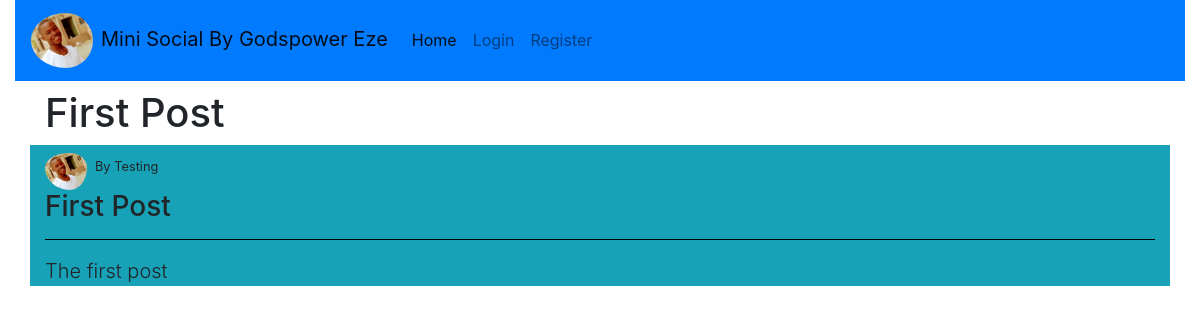
/detail/3, run on the app's committed database.
### socialmedia/models.py (models this page shows, shortened)
class Post(db.Model):
    id = db.Column(db.Integer, primary_key=True)
    post_image = db.Column(db.String(20), nullable=True)
    post_title = db.Column(db.String(50), nullable=False)
    post_content = db.Column(db.Text, nullable=False)
    date_posted = db.Column(db.DateTime, nullable=False, default=datetime.utcnow)
    user_id = db.Column(db.Integer, db.ForeignKey('user.id'), nullable=False)

class User(db.Model, UserMixin):
    id = db.Column(db.Integer, primary_key=True)
    username = db.Column(db.String(20), nullable=False, unique=True)
    email = db.Column(db.String(120), unique=True, nullable=False)
    profile_image = db.Column(db.String(20), nullable=False, default='default.jpg')
    password = db.Column(db.String(20), nullable=False)
    first_name = db.Column(db.String(20), nullable=True)
    last_name = db.Column(db.String(20), nullable=True)
    bio = db.Column(db.Text, nullable=True)
    gender = db.Column(db.String(20), nullable=True)
    posts = db.relationship('Post', backref='author', lazy=True)

### socialmedia/routes.py (the view)
@app.route('/detail/<int:user_id>')
def detail_view(user_id):
    post_detail = Post.query.get_or_404(user_id)
    return render_template('detail.html', post_detail=post_detail)

### socialmedia/templates/detail.html (shortened to what this page needs)
{% extends 'base.html' %}
{% block content %}
<h1 class="container">
    {{ post_detail.post_title }}
</h1>
    <div class="container bg-info">
        <small class="text-right"><img class="rounded-circle pr-2 pt-2" width="50px" src="{{ url_for('static', filename='mypicture.jpg')}}">By {{post_detail.author.username}}</small>
    <h3>{{ post_detail.post_title}}</h3>
        <hr color="black">
    <p class="lead">
        {{ post_detail.post_content }}
    </p>
     </div>
{% endblock %}

### data on the page
Post: post_title "First Post", post_content "The first post"
User: author.username "Testing"
